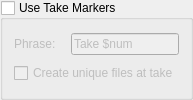
             <widget class="QGroupBox" name="groupBox_OnlyAnalyseEndsOfFiles_3">
              <property name="minimumSize">
               <size>
                <width>0</width>
                <height>82</height>
               </size>
              </property>
              <property name="maximumSize">
               <size>
                <width>170</width>
                <height>16777215</height>
               </size>
              </property>
              <property name="title">
               <string>Use Take Markers</string>
              </property>
              <property name="checkable">
               <bool>true</bool>
              </property>
              <property name="checked">
               <bool>false</bool>
              </property>
              <layout class="QVBoxLayout" name="verticalLayout_6">
               <item>
                <layout class="QHBoxLayout" name="horizontalLayout_9">
                 <property name="rightMargin">
                  <number>0</number>
                 </property>
                 <property name="bottomMargin">
                  <number>0</number>
                 </property>
                 <item>
                  <widget class="QLabel" name="label_9">
                   <property name="sizePolicy">
                    <sizepolicy hsizetype="Expanding" vsizetype="Preferred">
                     <horstretch>0</horstretch>
                     <verstretch>0</verstretch>
                    </sizepolicy>
                   </property>
                   <property name="text">
                    <string>Phrase: </string>
                   </property>
                  </widget>
                 </item>
                 <item>
                  <widget class="QLineEdit" name="lineEdit_3">
                   <property name="text">
                    <string>Take $num</string>
                   </property>
                   <property name="frame">
                    <bool>true</bool>
                   </property>
                  </widget>
                 </item>
                </layout>
               </item>
               <item>
                <widget class="QCheckBox" name="checkBox_3">
                 <property name="text">
                  <string>Create unique files at take</string>
                 </property>
                </widget>
               </item>
              </layout>
             </widget>
